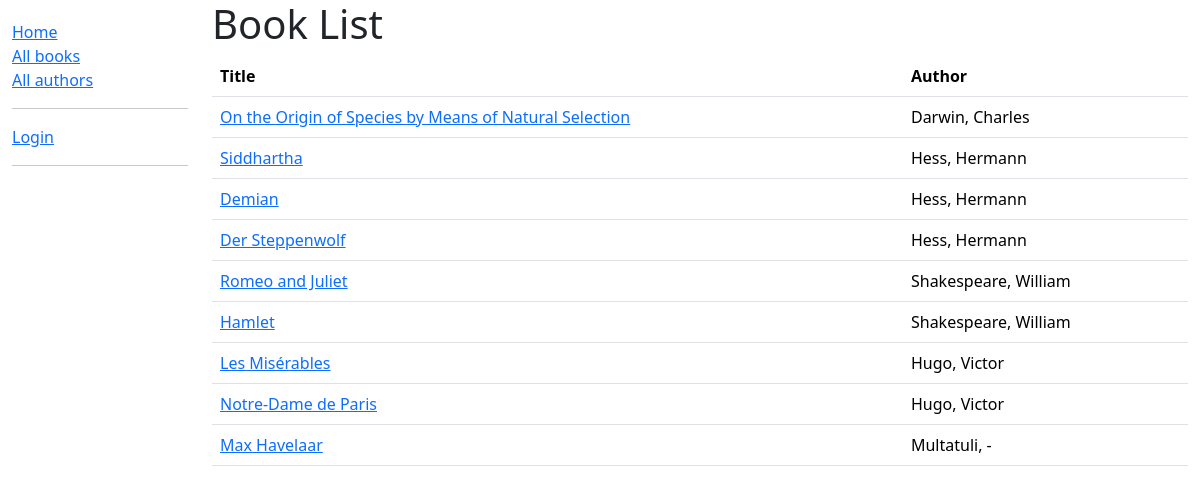
/catalog/books/, run on an earlier commit of the app's database.
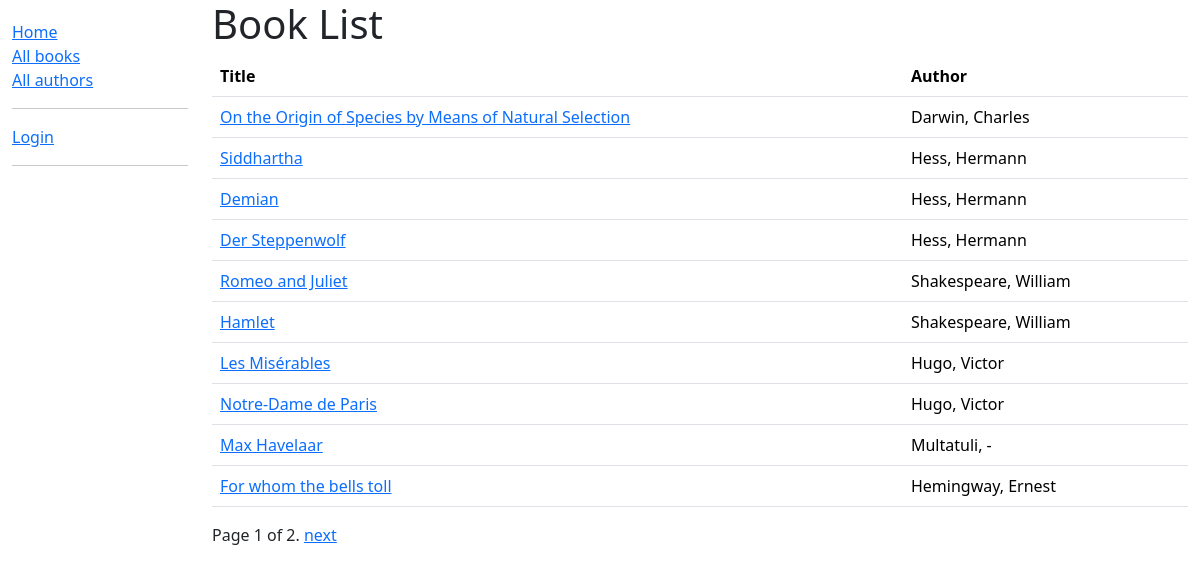
And on a later commit of the database.
### catalog/models.py (models this page shows, shortened)
class Book(models.Model):
    title = models.CharField(max_length=200)
    author = models.ForeignKey(to=Author, on_delete=models.RESTRICT, null=True)
    summary = models.TextField(
        max_length=1000,
        help_text="Enter a brief description of the book"
        )
    isbn = models.CharField(
        verbose_name="ISBN",
        max_length=13,
        unique=True,
        help_text='13 Character <a href="https://www.isbn-international.org/content/what-isbn'
                                      '">ISBN number</a>',
        validators=[is_isbn]
        )
    genre = models.ManyToManyField(
        to=Genre,
        help_text="Select a genre for this book.")
    language = models.ForeignKey(to=Language, on_delete=models.RESTRICT, null=False)
    def get_absolute_url(self):
        return reverse("book-detail", args=[str(self.id)])
    def display_genre(self):
        """Create a string for the genre. Required to display genre in admin."""
        return ", ".join(genre.name for genre in self.genre.all()[:3])
    display_genre.short_description = "Genre"

class Author(models.Model):
    first_name = models.CharField(max_length=100)
    last_name = models.CharField(max_length=100)
    date_of_birth = models.DateField(null=True, blank=True)
    date_of_death = models.DateField(verbose_name="Died", null=True, blank=True)
    class Meta:
        ordering = ["last_name", "first_name"]
    def __str__(self):
        return f"{self.last_name}, {self.first_name}"

### catalog/views.py (the view)
# urls.py: path("books/", views.BookListView.as_view(), name="books"),
class BookListView(generic.ListView):
    model = Book
    paginate_by = 10

### catalog/templates/catalog/book_list.html
{% extends "catalog/base_generic.html" %}
{% block content %}
    <h1>Book List</h1>
    <table class="table table-hover">
        <thead>
            <tr>
                <th scope="col">Title</th>
                <th scope="col">Author</th>
            </tr>
        </thead>
        <tbody>
            {% for book in book_list %}
            <tr>
                <td><a href="{{ book.get_absolute_url }}">{{ book.title }}</a></td>
                <td>{{book.author}}</td>
            </tr>
            {% endfor %}
        </tbody>
    </table>
{% endblock content %}

What changed in the data, as far as the page shows it:
added Book: title "For whom the bells toll", author "Hemingway, Ernest"
Also different on the page:
{{ page_obj.number }}: (not shown) → "1"
{{ page_obj.paginator.num_pages }}: (not shown) → "2"
text now shown: "Page of . next"
